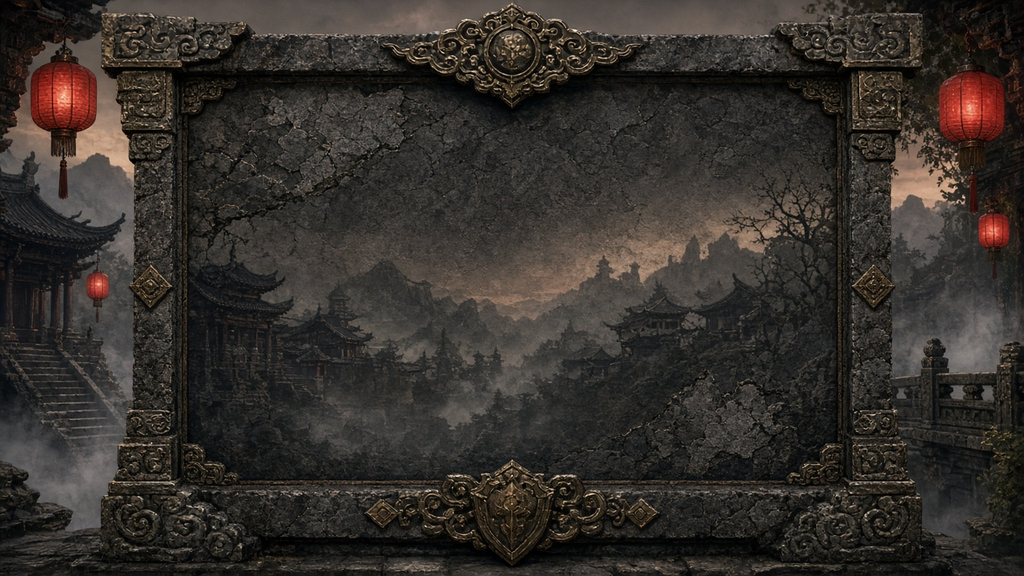
#> input picture version-packs/sample-classic/seed-media/ui/login_bg.png, 1024 x 576 px, given in place of login_bg.jpg, which was not available
$ python seed_classic_default_assets.py
#> lines starting #> are read from the running program, lines starting #| are printed output that depends on the picture
#!/usr/bin/env python3
"""Seed sample-classic default Mir-style assets from /workspace/legend-asset-gen.

Prefer: after regen, also write seed-media/ (committed) via recompress path;
runtime install: tools/install_classic_seed_media.py
"""
from __future__ import annotations

import hashlib
import json
import shutil
from datetime import datetime, timezone
from pathlib import Path

from PIL import Image

REPO = Path("/workspace/legend-platform")
GEN = Path("/workspace/legend-asset-gen")
PACK = REPO / "version-packs" / "sample-classic"
LIB = PACK / "assets" / "library"
THUMBS = PACK / "assets" / "thumbs"
NOW = datetime.now(timezone.utc).isoformat()

UI_SLOTS = [
    ("login_bg", "ui/login_bg.jpg", "登录背景"),
    ("hud_frame", "ui/hud_frame.jpg", "HUD边框"),
    ("hp_orb", "ui/hp_orb.jpg", "血量球"),
    ("mp_orb", "ui/mp_orb.jpg", "蓝量球"),
    ("menu_ring", "ui/menu_ring.jpg", "菜单环"),
    ("window_frame", "ui/window_frame.jpg", "窗口框"),
    ("item_icon_atlas", "ui/item_icon_atlas.jpg", "物品图标集"),
    ("chat_panel", "ui/chat_panel.jpg", "聊天面板"),
    ("minimap_frame", "ui/minimap_frame.jpg", "小地图框"),
    ("button_primary", "ui/button_primary.jpg", "主按钮"),
]

MAPS = [
    "novice_plain",
    "oath_city",
    "sand_gate",
    "dark_forest",
    "bone_path",
    "marsh_den",
    "sealed_temple",
    "dungeon_slime_cave",
]

MONSTERS = [
    "slime_green",
    "boar_wild",
    "slime_cave",
    "world_green_dragon",
    "marsh_crawler",
    "bone_walker",
    "castle_gate",
    "castle_wall",
    "castle_flag",
    "temple_wraith",
    "deer_plain",
    "chicken_wild",
    "scarecrow",
    "worm_cave",
    "centipede_red",
    "skeleton_fighter",
    "cave_brute",
    "forest_wolf",
]

# itemId -> gen filename stem
ITEMS = {
    "item_hp_potion": "hp_potion",
    "item_mp_potion": "mp_potion",
    "item_dried_meat": "dried_meat",
    "item_copper_coin": "copper_coin",
    "item_wooden_blade": "wooden_blade",
    "item_wooden_sword": "wooden_sword",
    "item_iron_sword": "iron_sword",
    "item_cloth_armor": "cloth_armor",
    "item_bronze_ring": "bronze_ring",
    "item_cloth_helmet": "cloth_helmet",
    "item_cloth_boots": "cloth_boots",
    "item_rope_belt": "rope_belt",
    "item_skillbook_fatal_strike": "skillbook",
    "item_skillbook_rush": "skillbook",
    "item_skillbook_mana_shield": "skillbook",
    "item_skillbook_ice_roar": "skillbook",
    "item_skillbook_fire_rain": "skillbook",
    "item_skillbook_hide": "skillbook",
    "item_skillbook_summon_bone": "skillbook",
    "item_skillbook_summon_beast": "skillbook",
    "item_skillbook_group_hide": "skillbook",
    "item_town_scroll": "town_scroll",
    "item_random_scroll": "town_scroll",
    "item_dragon_scale": "dragon_scale",
    "item_slime_gel": "slime_gel",
    "item_torch": "torch",
    "item_bone_chip": "bone_chip",
}


def stable_id(kind: str, key: str) -> str:
    h = hashlib.sha256(f"sample-classic|{kind}|{key}".encode()).hexdigest()
    return h[:32]


def ensure_png(src: Path, dest: Path, max_side: int | None = None) -> tuple[int, int]:
    dest.parent.mkdir(parents=True, exist_ok=True)
    with Image.open(src) as im:
        im = im.convert("RGB")
        if max_side:
            im.thumbnail((max_side, max_side), Image.Resampling.LANCZOS)
        im.save(dest, format="PNG", optimize=True)
        return im.size


def make_thumb(src_png: Path, thumb_png: Path) -> None:
    thumb_png.parent.mkdir(parents=True, exist_ok=True)
    with Image.open(src_png) as im:
        im = im.convert("RGB")
        im.thumbnail((160, 160), Image.Resampling.LANCZOS)
        im.save(thumb_png, format="PNG", optimize=True)


def register(assets: list, asset_id: str, kind: str, file_name: str, tags: str, src: Path) -> dict:
    rel = f"assets/library/{asset_id}.png"
    abs_path = PACK / rel
    w, h = ensure_png(src, abs_path)
    thumb_rel = f"assets/thumbs/{asset_id}.png"
    make_thumb(abs_path, PACK / thumb_rel)
    sha = hashlib.sha256(abs_path.read_bytes()).hexdigest()
    entry = {
        "id": asset_id,
        "kind": kind,
        "fileName": file_name,
        "path": rel,
        "thumb": thumb_rel,
        "contentType": "image/png",
        "bytes": abs_path.stat().st_size,
        "width": w,
        "height": h,
        "sha256": sha,
        "tags": tags,
    }
    assets.append(entry)
    return entry


def copy_publish(asset_id: str, dest_stem: str) -> str:
    src = LIB / f"{asset_id}.png"
    dest = PACK / f"{dest_stem}.png"
    dest.parent.mkdir(parents=True, exist_ok=True)
    shutil.copy2(src, dest)
    return f"{dest_stem}.png"


def main() -> None:
    assets: list[dict] = []
    ui_ids: dict[str, str] = {}
    map_ids: dict[str, str] = {}
    mon_ids: dict[str, str] = {}
    item_ids: dict[str, str] = {}  # gen stem -> asset id (dedupe)

    # UI
    for slot, rel, cn in UI_SLOTS:
        src = GEN / rel
        if not src.exists():
            raise SystemExit(f"missing {src}")
        aid = stable_id("ui", slot)
        register(assets, aid, "ui", f"{slot}.png", f"默认UI,{cn},{slot}", src)
#> in ensure_png, im is the input picture: PIL image 1024x576 RGB; mean R, G, B 53.6, 48.5, 44.1
#> in make_thumb, `im.thumbnail((160, 160), Image.Resampling.LANCZOS)`:
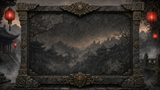
#> im: PIL image 160x90 RGB; mean R, G, B 53.5, 48.4, 44
        published = copy_publish(aid, f"assets/ui/{slot}")
        ui_ids[slot] = aid
        print(f"ui {slot} -> {aid} ({published})")

    # Maps (minimap)
    for mid in MAPS:
        src = GEN / "maps" / f"{mid}.jpg"
        if not src.exists():
            raise SystemExit(f"missing {src}")
        aid = stable_id("map", mid)
        register(assets, aid, "map_tile", f"{mid}_minimap.png", f"默认地图,小地图,{mid}", src)
        copy_publish(aid, f"assets/maps/{mid}/minimap")
        # also use as backdrop for preview
        copy_publish(aid, f"assets/maps/{mid}/backdrop")
        map_ids[mid] = aid
        print(f"map {mid} -> {aid}")

    # Monsters
    for mid in MONSTERS:
        src = GEN / "monsters" / f"{mid}.jpg"
        if not src.exists():
            raise SystemExit(f"missing {src}")
        aid = stable_id("monster", mid)
        register(assets, aid, "monster", f"{mid}.png", f"默认怪物,{mid}", src)
        copy_publish(aid, f"assets/monsters/{mid}_icon")
        copy_publish(aid, f"assets/monsters/{mid}_sprite")
        mon_ids[mid] = aid
        print(f"monster {mid} -> {aid}")

    # Items (reuse skillbook/scroll images)
    for item_id, stem in ITEMS.items():
        if stem not in item_ids:
            src = GEN / "items" / f"{stem}.jpg"
            if not src.exists():
                raise SystemExit(f"missing {src}")
            aid = stable_id("item", stem)
            register(assets, aid, "item", f"{stem}.png", f"默认物品,{stem}", src)
            item_ids[stem] = aid
        aid = item_ids[stem]
        copy_publish(aid, f"assets/items/{item_id}_icon")
        print(f"item {item_id} -> {aid}")

    # assets_manifest
    manifest = {
        "version": 1,
        "packId": "sample-classic",
        "updatedAt": NOW,
        "updatedBy": "seed-classic-default-assets",
        "assets": assets,
    }
    (PACK / "configs" / "assets_manifest.json").write_text(
        json.dumps(manifest, ensure_ascii=False, indent=2) + "\n", encoding="utf-8"
    )

    # ui_skin
    slots = {}
    for slot, _, cn in UI_SLOTS:
        aid = ui_ids[slot]
        slots[slot] = {
            "assetId": aid,
            "note": f"默认素材·{cn}",
            "publishedPath": f"assets/ui/{slot}.png",
        }
    skin = {
        "version": 1,
        "packId": "sample-classic",
        "updatedAt": NOW,
        "updatedBy": "seed-classic-default-assets",
        "slots": slots,
    }
    (PACK / "configs" / "ui_skin.json").write_text(
        json.dumps(skin, ensure_ascii=False, indent=2) + "\n", encoding="utf-8"
    )

    # monsters look
    monsters_path = PACK / "configs" / "monsters.json"
    monsters = json.loads(monsters_path.read_text(encoding="utf-8"))
    for t in monsters.get("templates", []):
        mid = t.get("monsterId")
        if mid in mon_ids:
            t["look"] = {
                "spriteAssetId": mon_ids[mid],
                "iconAssetId": mon_ids[mid],
                "sheetKey": mid,
                "frameW": 64,
                "frameH": 64,
                "directions": 1,
                "framesPerDir": 1,
            }
    monsters_path.write_text(json.dumps(monsters, ensure_ascii=False, indent=2) + "\n", encoding="utf-8")

    # items iconAssetId
    items_path = PACK / "configs" / "items.json"
    items = json.loads(items_path.read_text(encoding="utf-8"))
    for it in items.get("items", []):
        iid = it.get("itemId")
        if iid in ITEMS:
            stem = ITEMS[iid]
            it["iconAssetId"] = item_ids[stem]
    items_path.write_text(json.dumps(items, ensure_ascii=False, indent=2) + "\n", encoding="utf-8")

    # map look
    for mid, aid in map_ids.items():
        mp = PACK / "maps" / f"{mid}.json"
        data = json.loads(mp.read_text(encoding="utf-8"))
        data["look"] = {
            "minimapAssetId": aid,
            "backdropAssetId": aid,
            "tileAssetId": aid,
        }
        mp.write_text(json.dumps(data, ensure_ascii=False, indent=2) + "\n", encoding="utf-8")

    print(f"DONE assets={len(assets)} ui={len(ui_ids)} maps={len(map_ids)} monsters={len(mon_ids)} item_stems={len(item_ids)}")


if __name__ == "__main__":
#> (the run stopped early here; a loop or call above may not have finished)

$ run again, with version-packs/sample-classic/seed-media/items/artifact_seal.png copied over version-packs/sample-classic/seed-media/ui/login_bg.png
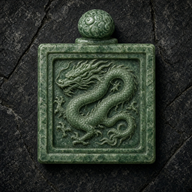
#> input picture version-packs/sample-classic/seed-media/items/artifact_seal.png, 192 x 192 px, given in place of login_bg.jpg, which was not available
#> in ensure_png, im is the input picture: PIL image 192x192 RGB; mean R, G, B 46.8, 54.1, 44.8
#> in make_thumb, `im.thumbnail((160, 160), Image.Resampling.LANCZOS)`:
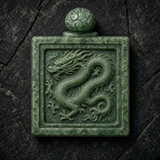
#> im: PIL image 160x160 RGB; mean R, G, B 46.8, 54.1, 44.8
